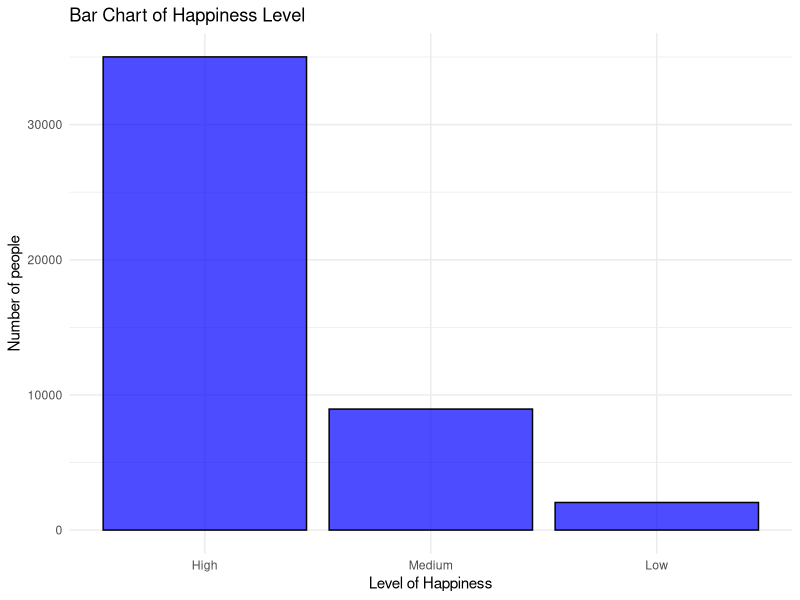
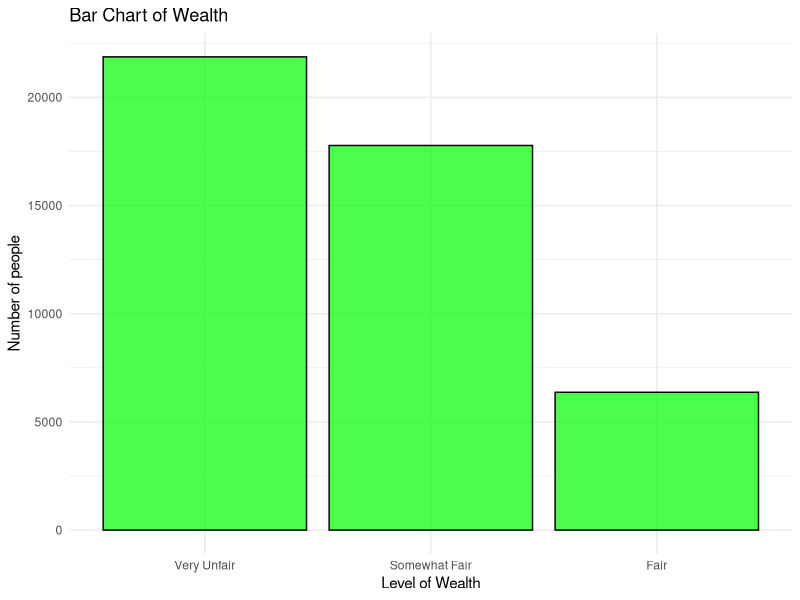
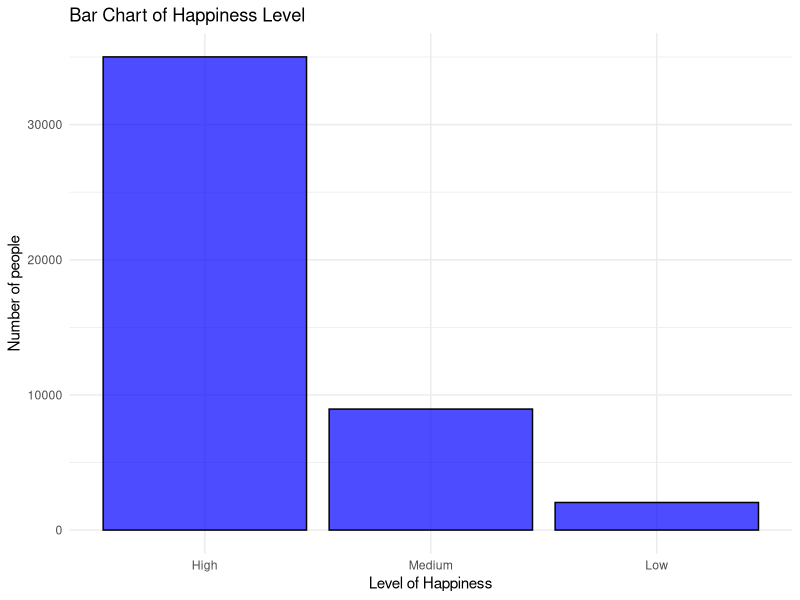
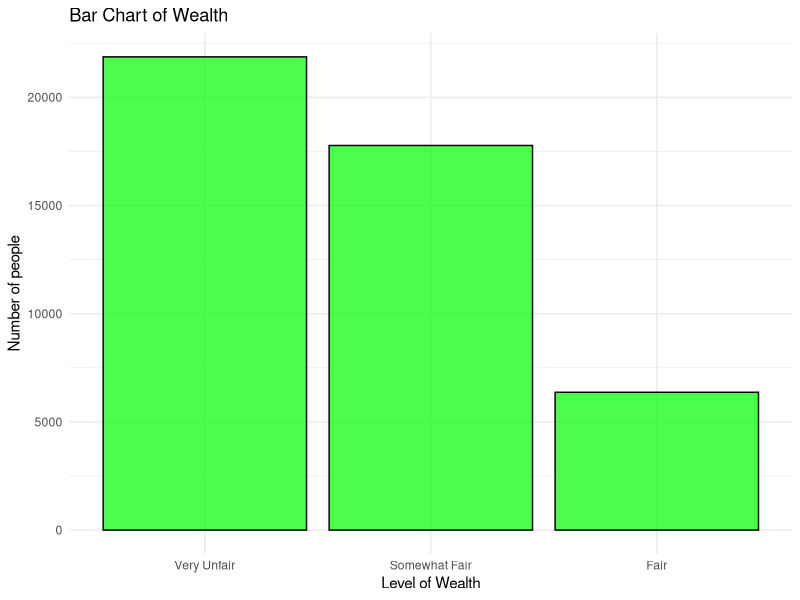

R code for these plots, in order:
library(dplyr)
library(tidyverse)

# Load dataset
ESS9_recoded <- read_csv("recoded_data/ESS9_recoded.csv")

# Exploratory data analysis
# Check the structure of the dataset
str(ESS9_recoded)


# Bar chart of happy_group
ggplot(na.omit(ESS9_recoded), aes(x = fct_infreq(happy_group))) +
  geom_bar(fill = "blue", 
           color = "black", 
           alpha = 0.7) +
  labs(title = "Bar Chart of Happiness Level",
       x = "Level of Happiness",
       y = "Number of people") +
  theme_minimal()

# Saving the plot
ggsave("plots/happy_group_bar_chart.png", 
       width = 8, height = 6, dpi = 300)


# Bar chart of wealth
ggplot(na.omit(ESS9_recoded), aes(x = fct_infreq(wealth))) +
  geom_bar(fill = "green", 
           color = "black", 
           alpha = 0.7) +
  labs(title = "Bar Chart of Wealth",
       x = "Level of Wealth",
       y = "Number of people") +
  theme_minimal()

# Saving the plot
ggsave("plots/wealth_bar_chart.png", 
       width = 8, height = 6, dpi = 300)




